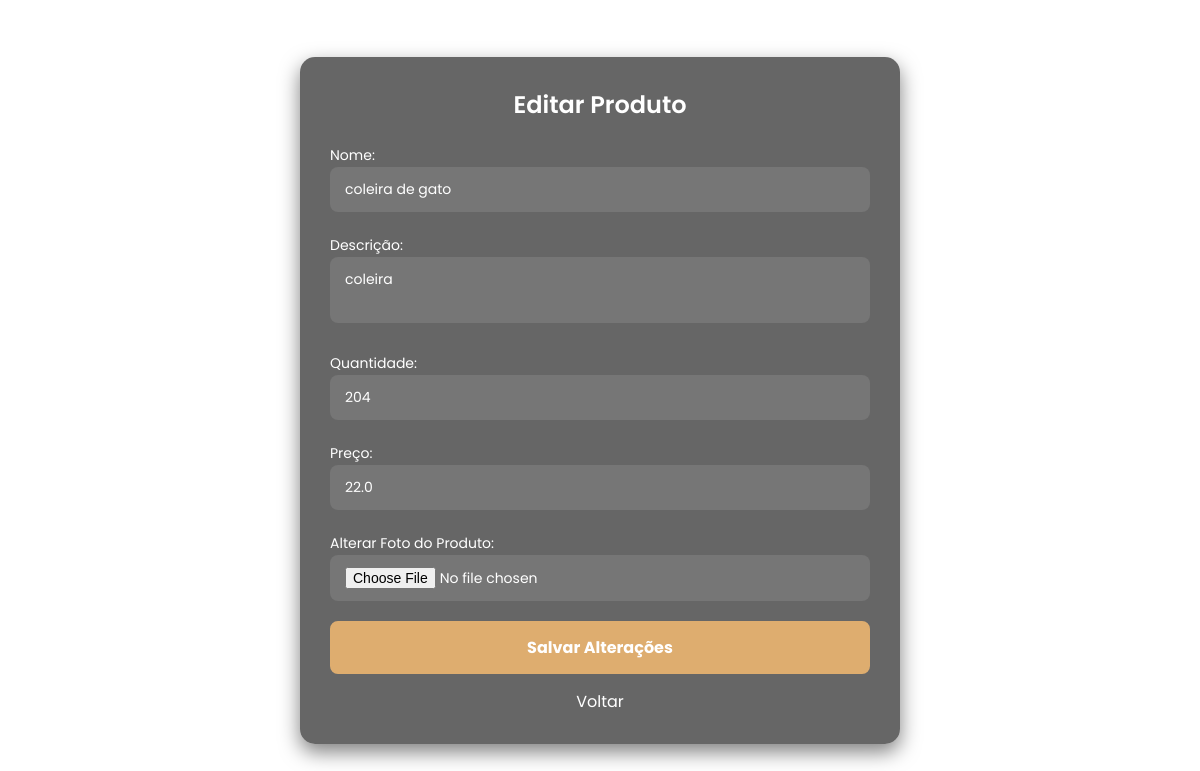
The page /editar_produto/1 on the database its author committed.
### app.py (models this page shows, shortened)
class Produto(db.Model):
    id = db.Column(db.Integer, primary_key=True)
    nome = db.Column(db.String(120), nullable=False)
    descricao = db.Column(db.String(255))
    quantidade = db.Column(db.Integer, nullable=False)
    preco = db.Column(db.Float, nullable=False)
    foto = db.Column(db.String(120))
    imagem = db.Column(db.String(200), nullable=True)
    prestador_id = db.Column(db.Integer, db.ForeignKey('user.id'), nullable=False)
    prestador = db.relationship('User', backref=db.backref('produtos', lazy=True))

### app.py (the view, shortened to what this page needs)
@app.route('/editar_produto/<int:id>', methods=['GET', 'POST'])
def editar_produto(id):
    produto = Produto.query.get_or_404(id)
    return render_template('editar_produto.html', produto=produto)

### app.py (called while the page is built)
@app.before_request
def create_tables():
    db.create_all()

### templates/editar_produto.html (shortened to what this page needs)
<!DOCTYPE html>
<html lang="pt-br">
<head>
</head>
<body>
    <div class="container-adicionar-pet">
        <h1 class="adicionar-pet-title">Editar Produto</h1>
        <form method="POST" enctype="multipart/form-data" onsubmit="return validarFormulario()">
            <div class="input-box-adicionar-pet">
                <label for="nome" class="label-box">Nome:</label>
                <input type="text" name="nome" id="nome" value="{{ produto.nome }}" required placeholder="Digite o nome do produto">
            </div>
            <div class="input-box-adicionar-pet">
                <label for="descricao" class="label-box">Descrição:</label>
                <textarea name="descricao" id="descricao" placeholder="Digite a descrição do produto">{{ produto.descricao }}</textarea>
            </div>
            <div class="input-box-adicionar-pet">
                <label for="quantidade" class="label-box">Quantidade:</label>
                <input type="number" name="quantidade" id="quantidade" value="{{ produto.quantidade }}" required placeholder="Digite a quantidade">
            </div>
            <div class="input-box-adicionar-pet">
                <label for="preco" class="label-box">Preço:</label>
                <input type="text" name="preco" id="preco" value="{{ produto.preco }}" required placeholder="Digite o preço (ex: 19.99)">
            </div>
            <div class="input-box-adicionar-pet">
                <label for="foto" class="label-box">Alterar Foto do Produto:</label>
                <input type="file" name="foto" id="foto" accept="image/*">
            </div>
            <button type="submit" class="adicionar-pet-button">Salvar Alterações</button>
        </form>
        <a href="http://127.0.0.1:5000/estoque" class="voltar-link">Voltar</a>
    </div>
</body>
</html>

### templates/editar_produto.html (style rules this page uses)
* { font-family: "Poppins", sans-serif; margin: 0; padding: 0; box-sizing: border-box; }
body { background: url('/static/images/agendamentos_background.jpg') no-repeat center center fixed; background-size: cover; height: 100vh; display: flex; align-items: center; justify-content: center; }
.container-adicionar-pet { background: rgba(0, 0, 0, 0.6); color: white; width: 100%; max-width: 600px; padding: 30px; border-radius: 15px; box-shadow: 0px 8px 20px rgba(0, 0, 0, 0.5); }
.adicionar-pet-title { text-align: center; margin-bottom: 20px; font-size: 24px; font-weight: 600; }
.label-box { margin-bottom: 10px; font-size: 14px; color: white; }
.input-box-adicionar-pet { position: relative; margin-bottom: 20px; }
.input-box-adicionar-pet select, .input-box-adicionar-pet input, .input-box-adicionar-pet textarea { width: 100%; padding: 12px 15px; border: none; border-radius: 8px; background: rgba(255, 255, 255, 0.1); color: white; outline: none; font-size: 14px; resize: none; }
.input-box-adicionar-pet select::placeholder, .input-box-adicionar-pet input::placeholder, .input-box-adicionar-pet textarea::placeholder { color: rgba(255, 255, 255, 0.7); }
.adicionar-pet-button { width: 100%; padding: 12px; background-color: #DEAD6F; color: white; border: 2px solid #DEAD6F; border-radius: 8px; font-size: 16px; font-weight: bold; cursor: pointer; transition: 0.3s; }
a.voltar-link { color: white; text-decoration: none; display: block; text-align: center; margin-top: 15px; transition: 0.3s; }

### rows shown on the page
Produto: nome "coleira de gato", descricao "coleira", quantidade "204", preco "22.0"
